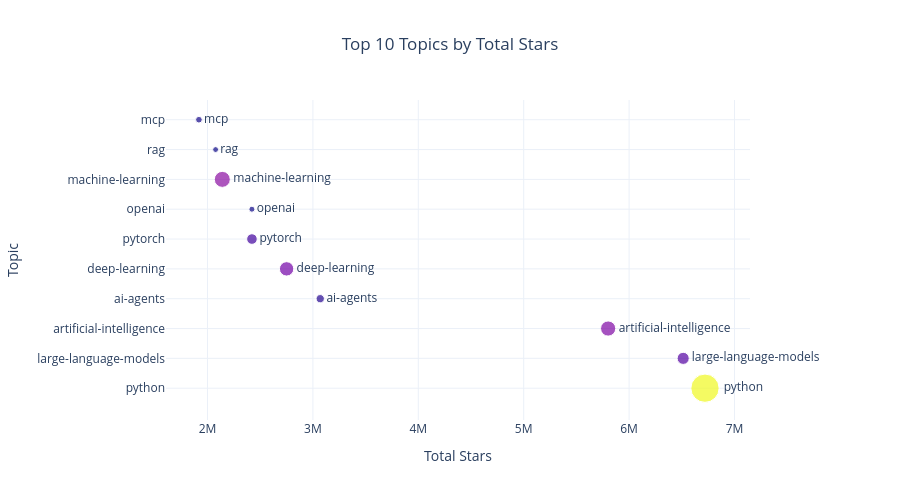

Write notebook code for a chart like this one.
### Code cell
fig = px.scatter(
    data_frame=top_topics_stars,
    x="total_stars",
    y="final_topic",
    size="repository_count",
    text="final_topic",
    labels={
        "total_stars": "Total Stars",
        "final_topic": "Topic",
        "repository_count": "Repositories",
    },
    title="Top 10 Topics by Total Stars",
    color="repository_count",
)
fig.update_traces(textposition="middle right",cliponaxis=False)
fig.update_layout(
    template="plotly_white",
    height=500,
    title={"x": 0.5},
    xaxis_title="Total Stars",
    yaxis_title="Topic",
    coloraxis_showscale=False,
    margin={"r": 150},
)
fig.show()

### Figure 1 — Plotly figure (JSON) as saved in the notebook; plotly's stock layout.template omitted (floating-point values rounded to 4 significant figures)
{"data": [{"cliponaxis": false, "hovertemplate": "Total Stars=%{x}<br>Topic=%{text}<br>Repositories=%{marker.color}<extra></extra>", "legendgroup": "", "marker": {"color": [10376, 1901, 2987, 891, 2676, 1459, 468, 3320, 443, 573], "coloraxis": "coloraxis", "size": [10376, 1901, 2987, 891, 2676, 1459, 468, 3320, 443, 573], "sizemode": "area", "sizeref": 25.94, "symbol": "circle"}, "mode": "markers+text", "name": "", "orientation": "h", "showlegend": false, "text": ["python", "large-language-models", "artificial-intelligence", "ai-agents", "deep-learning", "pytorch", "openai", "machine-learning", "rag", "mcp"], "textposition": "middle right", "type": "scatter", "x": [6720280, 6513293, 5801383, 3069480, 2750349, 2421607, 2421087, 2140221, 2076744, 1918354], "xaxis": "x", "y": ["python", "large-language-models", "artificial-intelligence", "ai-agents", "deep-learning", "pytorch", "openai", "machine-learning", "rag", "mcp"], "yaxis": "y"}], "layout": {"coloraxis": {"colorbar": {"title": {"text": "Repositories"}}, "colorscale": [[0, "#0d0887"], [0.1111, "#46039f"], [0.2222, "#7201a8"], [0.3333, "#9c179e"], [0.4444, "#bd3786"], [0.5556, "#d8576b"], [0.6667, "#ed7953"], [0.7778, "#fb9f3a"], [0.8889, "#fdca26"], [1, "#f0f921"]], "showscale": false}, "height": 500, "legend": {"itemsizing": "constant", "tracegroupgap": 0}, "margin": {"r": 150}, "title": {"text": "Top 10 Topics by Total Stars", "x": 0.5}, "xaxis": {"anchor": "y", "domain": [0, 1], "title": {"text": "Total Stars"}}, "yaxis": {"anchor": "x", "domain": [0, 1], "title": {"text": "Topic"}}}}
